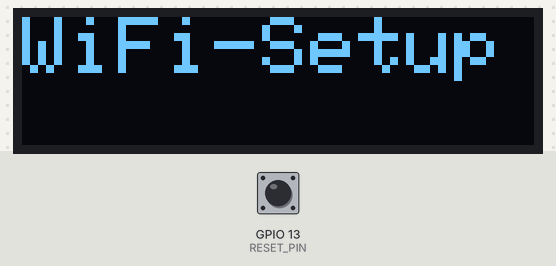
A sketch run on a simulated ESP32. On the bench: 128×32 one-colour display. The inputs (shaded band) are chosen by the test bench; at power-on: GPIO 13 (RESET_PIN) HIGH. WiFi joins after 1.5 s; servers stay silent unless stated; uploads are accepted with an empty reply; EEPROM starts erased; what the sketch prints to the serial monitor is not drawn.

Above: at 0.1 s.
At 1.6 s:
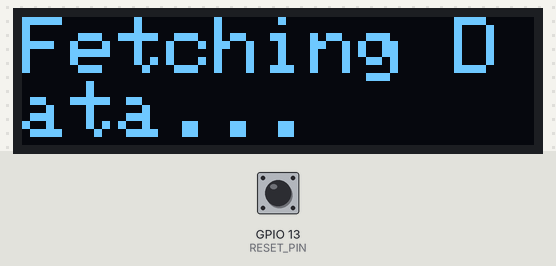

The sketch:

master.ino
```cpp
#include <WiFi.h>
#include <HTTPClient.h>
#include <ArduinoJson.h>
#include <Wire.h>
#include <Adafruit_GFX.h>
#include <Adafruit_SSD1306.h>
#include <Preferences.h>
#include <WiFiManager.h> // Include the WiFiManager library

#define SCREEN_WIDTH 128
#define SCREEN_HEIGHT 32
#define OLED_RESET     -1
Adafruit_SSD1306 display(SCREEN_WIDTH, SCREEN_HEIGHT, &Wire, OLED_RESET);

const char* apiKey = "AIzaSyC5Mvij0Kzv3Vgo_1CE6WMZ5O4rKSiQ3Ps"; // Replace with your actual API Key

Preferences preferences;


// Define a custom parameter for channel name
WiFiManagerParameter* custom_channel_name;

//WiFiManagerParameter custom_channel_name("channel", "YouTube Channel Name", "", 40);
#define RESET_PIN 13 // Change this to the GPIO pin connected to your reset button


String channelId;
String channelName; // Declare channelName as a global variable

// Define a custom parameter for channel name


void setup() {
  Serial.begin(115200);
  WiFiManager wifiManager;
  // Inside the setup function, before initializing the WiFiManager
  preferences.begin("yt-app", true); // Read-only
  String storedChannelName = preferences.getString("channelName", "");
  if (storedChannelName != "") {
      channelName = storedChannelName;
  }
  custom_channel_name = new WiFiManagerParameter("channel", "YouTube Channel Name", channelName.c_str(), 40);
  wifiManager.addParameter(custom_channel_name);

  preferences.end();


  pinMode(RESET_PIN, INPUT_PULLUP); // Initialize the reset pin with internal pull-up

  if(!display.begin(SSD1306_SWITCHCAPVCC, 0x3C)) {
    Serial.println(F("SSD1306 allocation failed"));
    for(;;);
  }

  // Uncomment the next line if you want to reset WiFi settings every time

  // Update display to show WiFi setup message
  display.clearDisplay();
  display.setTextSize(2);
  display.setTextColor(WHITE);
  display.setCursor(0,0);
  display.println("WiFi-Setup");
  display.display();

  //wifiManager.resetSettings();

  wifiManager.autoConnect("YouTubeCounter");

  // Correctly assign the value to the global variable
  channelName = custom_channel_name->getValue();
  preferences.begin("yt-app", false);
  preferences.putString("channelName", channelName);
  preferences.end();
  display.clearDisplay();
  display.setTextSize(2);
  display.setTextColor(WHITE);
  display.setCursor(0,0);
  display.println("Fetching Data...");
  display.display();
}


String getChannelId(String channelName) {
  HTTPClient http;
  String searchURL = "https://www.googleapis.com/youtube/v3/search?part=snippet&q=" + channelName + "&type=channel&key=" + apiKey;
  Serial.println(searchURL);
  http.begin(searchURL);
  int httpCode = http.GET();

  if (httpCode > 0) {
    String payload = http.getString();
    Serial.println("Search Payload: " + payload); // Debug
    Serial.print("Payload length: ");
    Serial.println(payload.length()); // Print the length of the payload

    DynamicJsonDocument doc(2048);
    deserializeJson(doc, payload);

    if(doc.containsKey("items") && doc["items"].as<JsonArray>().size() > 0) {
      String channelId = doc["items"][0]["id"]["channelId"].as<String>();
      return channelId;
    } else {
      Serial.println("No items found in search response"); // Debug
    }
  } else {
    Serial.print("Search API Error: ");
    Serial.println(httpCode); // Debug
  }
  http.end();
  return String("");
  delete custom_channel_name;

}

void loop() {

  bool currentButtonState = digitalRead(RESET_PIN);
  if (currentButtonState == LOW) {
    Serial.println("Button pressed - Resetting WiFi settings");
    WiFiManager wifiManager;
    wifiManager.resetSettings();
    preferences.begin("yt-app", false);
    preferences.remove("channelName");
    preferences.end();
    delete custom_channel_name;
    ESP.restart(); // Restart the ESP32
    delay(1000); // Short delay to allow serial print before reset
  }

  if (WiFi.status() == WL_CONNECTED) {
    if (channelId.length() == 0) {
      channelId = getChannelId(channelName);
      Serial.println("Channel ID: " + channelId);
    }

    if(channelId.length() > 0) {
      HTTPClient http;
      String apiURL = "https://www.googleapis.com/youtube/v3/channels?part=statistics,snippet&id=" + channelId + "&key=" + apiKey;
      http.begin(apiURL);
      int httpCode = http.GET();

      if (httpCode > 0) {
        String payload = http.getString();
        Serial.println("Channel Info Payload: " + payload);

        // Filter to reduce the memory footprint
        StaticJsonDocument<200> filter;
        filter["items"][0]["statistics"]["subscriberCount"] = true;

        // Smaller DynamicJsonDocument due to filtering
        DynamicJsonDocument doc(512);
        DeserializationError error = deserializeJson(doc, payload, DeserializationOption::Filter(filter));

        if (error) {
          Serial.print(F("deserializeJson() failed: "));
          Serial.println(error.f_str());
          return;
        }

        if (doc.containsKey("items")) {
          long subscriberCount = doc["items"][0]["statistics"]["subscriberCount"].as<long>();
          Serial.println("Subscriber Count: " + String(subscriberCount));

          display.clearDisplay();
          display.setTextSize(3);
          display.setCursor(0,0);
          display.println(subscriberCount);
          display.display();
        } else {
          Serial.println("No items found in channel response");
        }
      } else {
        Serial.print("Channel API Error: ");
        Serial.println(httpCode);
      }
      http.end();
    } else {
      Serial.println("Failed to get Channel ID");
    }
  } else {
    Serial.println("WiFi Not Connected");
  }
  delete custom_channel_name;
  delay(300000); // Check every 5 minutes
}
```
